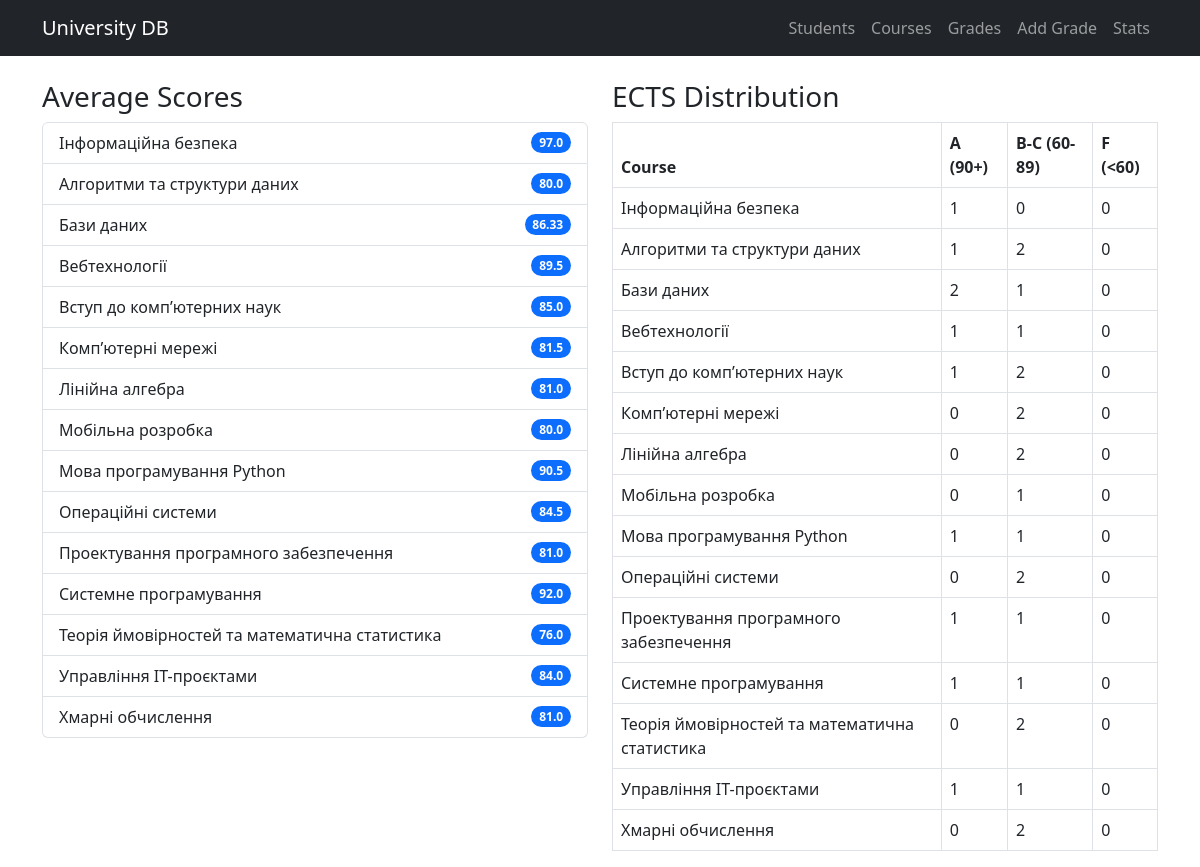
Screenshot of /stats with the database file from the repository.
### tables this page shows
CREATE TABLE "course" (
	"id"	INTEGER NOT NULL,
	"title"	TEXT NOT NULL,
	"semester"	INTEGER NOT NULL,
	PRIMARY KEY("id" AUTOINCREMENT)
);

### app.py (the view)
@app.route('/stats')
def stats():
    db = get_db()
    avg_query = """
        SELECT c.title, AVG(p.value) as avg_score
        FROM points p
        JOIN course c ON p.id_course = c.id
        GROUP BY c.title
    """
    avg_results = db.execute(avg_query).fetchall()
    ects_query = """
        SELECT c.title,
               COUNT(CASE WHEN p.value >= 90 THEN 1 END) as count_A,
               COUNT(CASE WHEN p.value >= 75 AND p.value < 90 THEN 1 END) as count_B,
               COUNT(CASE WHEN p.value >= 60 AND p.value < 75 THEN 1 END) as count_C,
               COUNT(CASE WHEN p.value < 60 THEN 1 END) as count_F
        FROM points p
        JOIN course c ON p.id_course = c.id
        GROUP BY c.title
    """
    ects_results = db.execute(ects_query).fetchall()
    return render_template('stats.html', avg_results=avg_results, ects_results=ects_results)

### app.py (called while the page is built)
def get_db():
    db = getattr(g, '_database', None)
    if db is None:
        db = g._database = sqlite3.connect(DATABASE)
        db.row_factory = sqlite3.Row
    return db

@app.teardown_appcontext
def close_connection(exception):
    db = getattr(g, '_database', None)
    if db is not None:
        db.close()

@app.after_request
def add_security_headers(response):
    policy = (
        "default-src 'self' https://cdn.jsdelivr.net; "
        "script-src 'self'; "
        "style-src 'self' https://cdn.jsdelivr.net 'unsafe-inline'"
    )
    response.headers['Content-Security-Policy'] = policy
    return response

### templates/stats.html
{% extends "base.html" %}
{% block content %}
<div class="row">
    <div class="col-md-6">
        <h3>Average Scores</h3>
        <ul class="list-group">
            {% for row in avg_results %}
            <li class="list-group-item d-flex justify-content-between align-items-center">
                {{ row.title }}
                <span class="badge bg-primary rounded-pill">{{ row.avg_score|round(2) }}</span>
            </li>
            {% endfor %}
        </ul>
    </div>
    <div class="col-md-6">
        <h3>ECTS Distribution</h3>
        <table class="table table-bordered">
            <thead><tr><th>Course</th><th>A (90+)</th><th>B-C (60-89)</th><th>F (&lt;60)</th></tr></thead>
            <tbody>
                {% for row in ects_results %}
                <tr>
                    <td>{{ row.title }}</td>
                    <td>{{ row.count_A }}</td>
                    <td>{{ row.count_B + row.count_C }}</td>
                    <td>{{ row.count_F }}</td>
                </tr>
                {% endfor %}
            </tbody>
        </table>
    </div>
</div>
{% endblock %}

### rows the page displays
course: title "Інформаційна безпека", avg_score "97.0", count_A "1", count_B "0", count_F "0"
course: title "Алгоритми та структури даних", avg_score "80.0", count_A "1", row.count_B+row.count_C "2", count_F "0"
course: title "Бази даних", avg_score "86.33", count_A "2", count_B "1", count_F "0"
course: title "Вебтехнології", avg_score "89.5", count_A "1", count_B "1", count_F "0"
course: title "Вступ до комп’ютерних наук", avg_score "85.0", count_A "1", count_B "2", count_F "0"
course: title "Комп’ютерні мережі", avg_score "81.5", count_A "0", count_B "2", count_F "0"
course: title "Лінійна алгебра", avg_score "81.0", count_A "0", row.count_B+row.count_C "2", count_F "0"
course: title "Мобільна розробка", avg_score "80.0", count_A "0", count_B "1", count_F "0"
course: title "Мова програмування Python", avg_score "90.5", count_A "1", count_B "1", count_F "0"
course: title "Операційні системи", avg_score "84.5", count_A "0", count_B "2", count_F "0"
course: title "Проектування програмного забезпечення", avg_score "81.0", count_A "1", count_B "1", count_F "0"
course: title "Системне програмування", avg_score "92.0", count_A "1", count_B "1", count_F "0"
course: title "Теорія ймовірностей та математична статистика", avg_score "76.0", count_A "0", count_B "2", count_F "0"
course: title "Управління IT-проєктами", avg_score "84.0", count_A "1", count_B "1", count_F "0"
course: title "Хмарні обчислення", avg_score "81.0", count_A "0", count_B "2", count_F "0"
